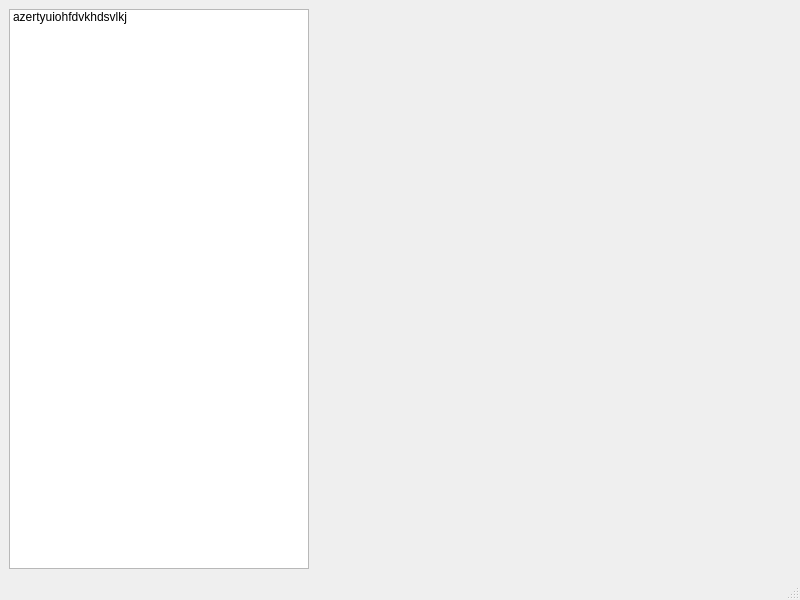
<?xml version="1.0" encoding="UTF-8"?>
<ui version="4.0">
 <class>MainWindow</class>
 <widget class="QMainWindow" name="MainWindow">
  <property name="geometry">
   <rect>
    <x>0</x>
    <y>0</y>
    <width>800</width>
    <height>600</height>
   </rect>
  </property>
  <property name="windowTitle">
   <string>MainWindow</string>
  </property>
  <widget class="QWidget" name="centralwidget">
   <layout class="QHBoxLayout" name="horizontalLayout">
    <item>
     <widget class="QListWidget" name="listWidget">
      <property name="sizePolicy">
       <sizepolicy hsizetype="Minimum" vsizetype="Expanding">
        <horstretch>0</horstretch>
        <verstretch>0</verstretch>
       </sizepolicy>
      </property>
      <property name="minimumSize">
       <size>
        <width>300</width>
        <height>0</height>
       </size>
      </property>
      <property name="textElideMode">
       <enum>Qt::ElideNone</enum>
      </property>
      <property name="resizeMode">
       <enum>QListView::Adjust</enum>
      </property>
      <item>
       <property name="text">
        <string>azertyuiohfdvkhdsvlkj</string>
       </property>
      </item>
     </widget>
    </item>
    <item>
     <widget class="QStackedWidget" name="stackedWidget">
      <widget class="QWidget" name="page"/>
      <widget class="QWidget" name="page_2"/>
     </widget>
    </item>
   </layout>
  </widget>
  <widget class="QMenuBar" name="menubar">
   <property name="geometry">
    <rect>
     <x>0</x>
     <y>0</y>
     <width>800</width>
     <height>27</height>
    </rect>
   </property>
  </widget>
  <widget class="QStatusBar" name="statusbar"/>
 </widget>
 <resources/>
 <connections/>
</ui>
